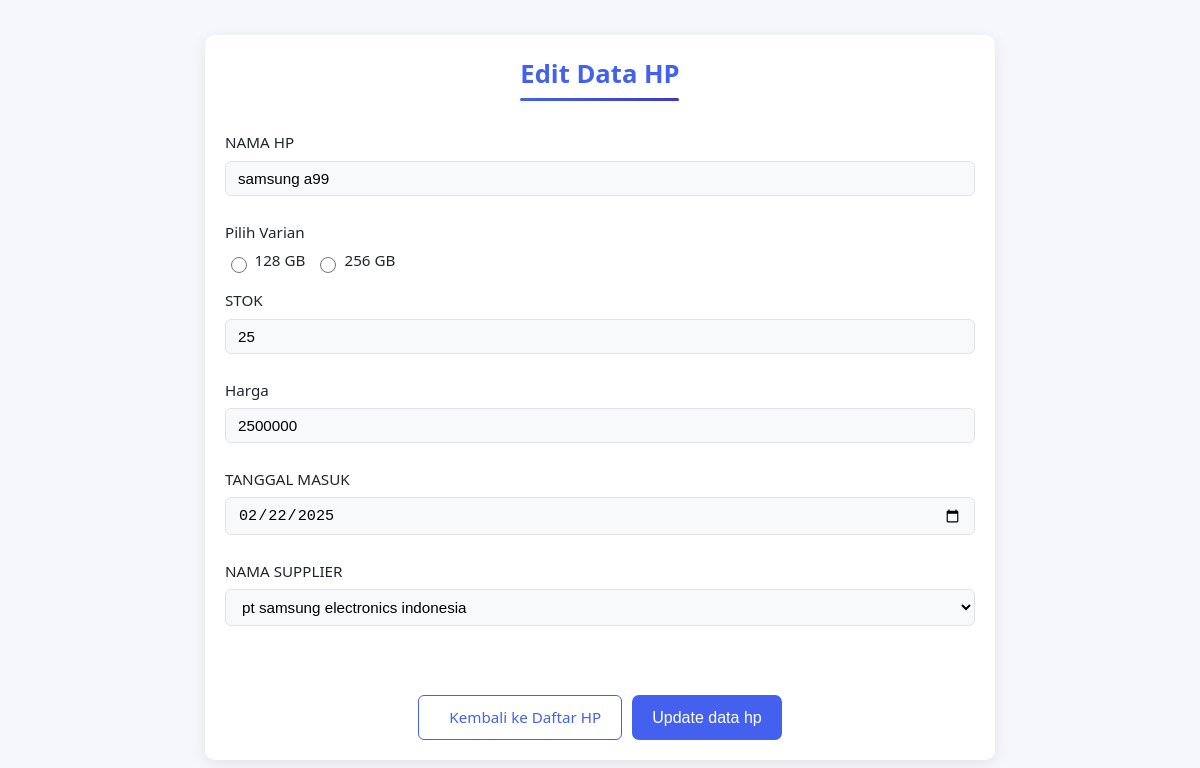
The page /views/v_edit.php?id=44 (signed in) on the database its author committed.
### tables this page shows
CREATE TABLE `hpsamsung` (
  `id` int(11) NOT NULL,
  `nama_hp` varchar(25) NOT NULL,
  `varian` enum('128 gb','256 gb') NOT NULL,
  `stok` int(11) NOT NULL,
  `harga` decimal(10,0) NOT NULL,
  `tanggal_masuk` date DEFAULT NULL,
  `id_supplier` int(11) NOT NULL
);

CREATE TABLE `tb_supplier` (
  `id_supplier` int(11) NOT NULL,
  `nama_supplier` varchar(35) NOT NULL,
  `alamat` varchar(35) NOT NULL,
  `no_telepon` int(20) NOT NULL
);

### config/koneksi.php (called while the page is built, shortened)
<?php
class koneksi {
    private $host = "localhost";
    private $username = "root";
    private $password = "";
    private $dbname = "db_gudang";
    public $conn;
    public function __construct() {
        $this->conn = new mysqli($this->host, $this->username, $this->password, $this->dbname);
    }
    public function getConnection() {
        return $this->conn;
    }
}
?>

### models/HpModel.php (called while the page is built, shortened)
<?php
include_once __DIR__ . '/../config/koneksi.php';
class HpModel {
    private $conn;
    public function __construct() {
        $db = new Koneksi();
        $this->conn = $db->getConnection();
    }
    public function readOne($id) {
        $sql = "SELECT * FROM hpsamsung WHERE id = $id";
        return $this->conn->query($sql)->fetch_assoc();
    }
}
?>

### controllers/crud_hp.php (called while the page is built, shortened)
<?php
include_once '../models/HpModel.php';
class HpController {
    private $hpModel;
    public function __construct() {
        $this->hpModel = new HpModel();
    }
    public function readOne($id) {
        return $this->hpModel->readOne($id);
    }
}
?>

### views/v_edit.php (the view, shortened to what this page needs)
<?php
include_once '../controllers/crud_hp.php';
$hpController = new HpController();
if (isset($_GET['id'])) {
    $id = $_GET['id'];
    $hp = $hpController->readOne($id);
} else {
    die("ID tidak diberikan");
}
?>
<!DOCTYPE html>
<html lang="id">
<head>
    <link rel="stylesheet" href="../views/style/edit_hp.css">
</head>
<body>
<div class="container">
    <div class="header">
        <h2>Edit Data HP</h2>
    </div>
    <form method="POST" action="">
        <label for="nama_hp">NAMA HP</label>
        <input type="text" id="nama_hp" name="nama_hp" value="<?= htmlspecialchars($hp['nama_hp']) ?>" required><br>
        <div class="form-group">
            <label>Pilih Varian</label>
            <div class="radio-group">
                <div class="radio-option">
                    <input type="radio" id="varian128gb" name="varian" value="128 GB" <?= $hp['varian'] == '128 GB' ? 'checked' : '' ?>>
                    <label for="varian128gb">128 GB</label>
                </div>
                <div class="radio-option">
                    <input type="radio" id="varian256gb" name="varian" value="256 GB" <?= $hp['varian'] == '256 GB' ? 'checked' : '' ?>>
                    <label for="varian256gb">256 GB</label>
                </div>
            </div>
        </div>
        <label for="stok">STOK</label>
        <input type="number" id="stok" name="stok" value="<?= htmlspecialchars($hp['stok']) ?>" required><br>
        <label for="harga">Harga</label>
        <input type="number" id="harga" name="harga" value="<?= htmlspecialchars($hp['harga']) ?>" required><br>
        <label for="tanggal_masuk">TANGGAL MASUK</label>
        <input type="date" id="tanggal_masuk" name="tanggal_masuk" value="<?= htmlspecialchars($hp['tanggal_masuk']) ?>" required><br>
        <label for="id_supplier">NAMA SUPPLIER</label>
        <select name="id_supplier" required>
        <?php
            include_once "../Config/Koneksi.php";
            $koneksi = new koneksi();
            $conn = $koneksi->getConnection();
            $sql = "SELECT * FROM tb_supplier";
            $result = $conn->query($sql);
            while ($row = $result->fetch_assoc()) {
                echo "<option value=\"$row[id_supplier]\" " . ($hp['id_supplier'] == $row['id_supplier'] ? "selected" : "") . ">$row[nama_supplier]</option>";
            }
        ?>
        </select>
        <br><br>
        <div class="btn-container">
    <a href="tampil_data.php" class="btn-back">Kembali ke Daftar HP</a>
    <button type="submit">Update data hp</button>
</div>
    </form>
</div>
</body>
</html>

### views/style/edit_hp.css (style rules this page uses)
:root { --primary: #4361ee; --primary-dark: #3a56d4; --secondary: #3f37c9; --light: #f8f9fa; --dark: #212529; --gray: #6c757d; }
body { font-family: 'Poppins', 'Segoe UI', system-ui, -apple-system, sans-serif; background: #f5f7fa; margin: 0; padding: 15px; color: var(--dark); line-height: 1.5; }
.container { max-width: 750px; margin: 20px auto; padding: 20px; background: white; border-radius: 10px; box-shadow: 0 4px 16px rgba(0, 0, 0, 0.08); animation: fadeIn 0.4s ease-out; }
.header { text-align: center; margin-bottom: 20px; position: relative; }
.header h2 { color: var(--primary); font-size: 1.6rem; margin: 0 0 10px 0; font-weight: 600; display: inline-block; position: relative; padding-bottom: 8px; }
.header h2::after { content: ''; position: absolute; bottom: 0; left: 0; width: 100%; height: 3px; background: linear-gradient(90deg, var(--primary), var(--secondary)); border-radius: 3px; transform: scaleX(0); transform-origin: left; animation: underlineExpand 1s 0.3s ease-out forwards, underlinePulse 3s ease-in-out infinite }
form { display: flex; flex-direction: column; gap: 0.5px; }
.form-group { margin-bottom: 10px; }
label { font-weight: 500; color: var(--dark); margin-bottom: 6px; display: block; font-size: 0.95rem; }
input[type="text"], input[type="number"], input[type="date"], select { width: 100%; padding: 8px 12px; border: 1px solid #e0e3e7; border-radius: 6px; font-size: 0.95rem; transition: all 0.2s; box-sizing: border-box; background-color: #f8f9fa; }
.radio-group { display: flex; gap: 10px; margin: 0.5px; }
.radio-option { display: flex; align-items: center; font-size: 0.95rem; transition: transform 0.2s; }
input[type="radio"] { width: 16px; height: 16px; margin-right: 8px; accent-color: var(--primary); transition: transform 0.2s; }
.btn-container { display: flex; justify-content: center; gap: 10px; margin-top: 20px; }
button[type="submit"] { background: var(--primary); color: white; border: none; padding: 12px 20px; font-size: 1rem; border-radius: 7px; cursor: pointer; transition: all 0.2s; font-weight: 500; position: relative; overflow: hidden; }
button[type="submit"]::after { content: ''; position: absolute; top: 0; left: -100%; width: 100%; height: 100%; background: linear-gradient(90deg, transparent, rgba(255,255,255,0.2), transparent); transition: 0.5s; }
.btn-back { display: inline-flex; align-items: center; gap: 10px; padding: 10px 20px; background-color: white; color: var(--primary); text-decoration: none; border-radius: 6px; transition: all 0.3s; font-weight: 500; font-size: 0.95rem; border: 1px solid var(--primary); }
.btn-back::before { content: ''; transition: transform 0.3s; }

### rows shown on the page
hpsamsung: nama_hp "samsung a99", varian "☐ 128 GB", varian "☐ 256 GB", stok "25", harga "2500000", tanggal_masuk "02/22/2025", id_supplier "pt samsung electronics indonesia"
